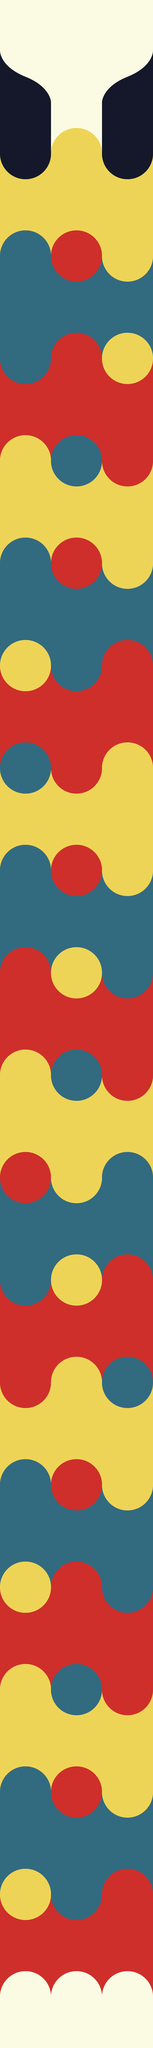

A 2D game scene composited from a Tiled map and its tileset images. What follows is a short description and the map's XML, with every tile layer's data as written:
An orthogonal 3x40 tile map with 200x200 px tiles, 2 tile layers (Tile Layer 1, Tile Layer 2).

<map version="1.5" tiledversion="1.6.0" orientation="orthogonal" renderorder="right-down" width="3" height="40" tilewidth="200" tileheight="200" infinite="0" nextlayerid="3" nextobjectid="1">
 <tileset firstgid="1" name="spritesheet" tilewidth="200" tileheight="200" tilecount="40" columns="5">
  <image source="../../rybSpriteSheet2.png" width="1000" height="1600" />
 </tileset>
 <layer id="1" name="Tile Layer 1" width="3" height="40">
  <data encoding="csv">
11,21,21,
21,21,21,
1,21,1,
16,16,16,
16,16,16,
6,6,6,
6,6,6,
11,11,11,
11,11,11,
16,16,16,
16,16,16,
6,6,6,
6,6,6,
11,11,11,
11,11,11,
16,16,16,
16,16,16,
6,6,6,
6,6,6,
11,11,11,
11,11,11,
16,16,16,
16,16,16,
6,6,6,
6,6,6,
11,11,11,
11,11,11,
16,16,16,
16,16,16,
6,6,6,
6,6,6,
11,11,11,
11,11,11,
16,16,16,
16,16,16,
6,6,6,
6,6,6,
11,11,11,
11,11,11,
21,21,21
</data>
 </layer>
 <layer id="2" name="Tile Layer 2" width="3" height="40">
  <data encoding="csv">
21,0,0,
2,0,3,
0,40,0,
32,0,32,
38,39,0,
0,34,35,
0,39,40,
33,0,35,
40,38,0,
0,33,34,
38,39,0,
0,34,35,
40,0,39,
35,33,0,
38,0,40,
33,34,0,
38,39,0,
0,34,35,
39,40,0,
0,35,33,
40,38,0,
0,33,34,
39,0,38,
34,35,0,
0,40,39,
33,35,0,
0,40,38,
34,0,33,
38,39,40,
0,34,35,
40,39,0,
35,0,33,
40,38,34,
0,33,34,
38,39,0,
0,34,35,
40,0,39,
35,33,0,
36,36,36,
0,0,0
</data>
 </layer>
</map>